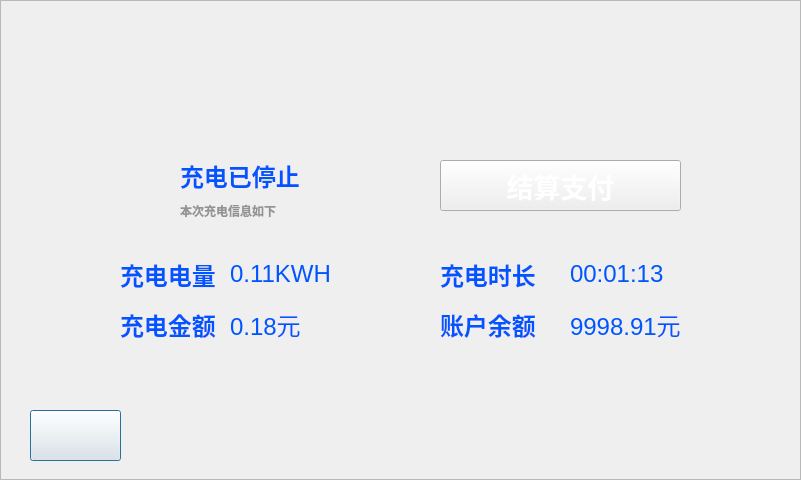
<?xml version="1.0" encoding="UTF-8"?>
<ui version="4.0">
 <class>p06_chargeoff_dialog</class>
 <widget class="QDialog" name="p06_chargeoff_dialog">
  <property name="geometry">
   <rect>
    <x>0</x>
    <y>0</y>
    <width>801</width>
    <height>480</height>
   </rect>
  </property>
  <property name="windowTitle">
   <string>Dialog</string>
  </property>
  <widget class="QFrame" name="frame">
   <property name="geometry">
    <rect>
     <x>0</x>
     <y>0</y>
     <width>801</width>
     <height>480</height>
    </rect>
   </property>
   <property name="styleSheet">
    <string notr="true">background-image: url(:/new/prefix/pic_resource/interface/interface_02.png);</string>
   </property>
   <property name="frameShape">
    <enum>QFrame::StyledPanel</enum>
   </property>
   <property name="frameShadow">
    <enum>QFrame::Raised</enum>
   </property>
   <widget class="QLabel" name="label_end_word">
    <property name="geometry">
     <rect>
      <x>120</x>
      <y>160</y>
      <width>42</width>
      <height>57</height>
     </rect>
    </property>
    <property name="styleSheet">
     <string notr="true">background-image: url(:/new/prefix/pic_resource/otherwidget/button_03.png);
border-image: url(:/new/prefix/pic_resource/otherwidget/charend_bill.png);</string>
    </property>
    <property name="text">
     <string/>
    </property>
   </widget>
   <widget class="QLabel" name="label_5">
    <property name="geometry">
     <rect>
      <x>570</x>
      <y>310</y>
      <width>131</width>
      <height>28</height>
     </rect>
    </property>
    <property name="palette">
     <palette>
      <active>
       <colorrole role="WindowText">
        <brush brushstyle="SolidPattern">
         <color alpha="255">
          <red>0</red>
          <green>85</green>
          <blue>255</blue>
         </color>
        </brush>
       </colorrole>
      </active>
      <inactive>
       <colorrole role="WindowText">
        <brush brushstyle="SolidPattern">
         <color alpha="255">
          <red>0</red>
          <green>85</green>
          <blue>255</blue>
         </color>
        </brush>
       </colorrole>
      </inactive>
      <disabled>
       <colorrole role="WindowText">
        <brush brushstyle="SolidPattern">
         <color alpha="255">
          <red>106</red>
          <green>104</green>
          <blue>100</blue>
         </color>
        </brush>
       </colorrole>
      </disabled>
     </palette>
    </property>
    <property name="font">
     <font>
      <pointsize>18</pointsize>
      <underline>false</underline>
     </font>
    </property>
    <property name="styleSheet">
     <string notr="true">background-image: url(:/new/prefix/pic_resource/otherwidget/button_02.png);</string>
    </property>
    <property name="text">
     <string>9998.91元</string>
    </property>
   </widget>
   <widget class="QPushButton" name="ptn_return">
    <property name="geometry">
     <rect>
      <x>30</x>
      <y>410</y>
      <width>91</width>
      <height>51</height>
     </rect>
    </property>
    <property name="styleSheet">
     <string notr="true">background-image: url(:/charway/pic_resource/chargeway/bluebkgd.png);
border-image: url(:/new/prefix/pic_resource/otherwidget/return.png);
</string>
    </property>
    <property name="text">
     <string/>
    </property>
   </widget>
   <widget class="QPushButton" name="ptn_return_2">
    <property name="geometry">
     <rect>
      <x>440</x>
      <y>160</y>
      <width>241</width>
      <height>51</height>
     </rect>
    </property>
    <property name="palette">
     <palette>
      <active>
       <colorrole role="ButtonText">
        <brush brushstyle="SolidPattern">
         <color alpha="255">
          <red>255</red>
          <green>255</green>
          <blue>255</blue>
         </color>
        </brush>
       </colorrole>
      </active>
      <inactive>
       <colorrole role="ButtonText">
        <brush brushstyle="SolidPattern">
         <color alpha="255">
          <red>255</red>
          <green>255</green>
          <blue>255</blue>
         </color>
        </brush>
       </colorrole>
      </inactive>
      <disabled>
       <colorrole role="ButtonText">
        <brush brushstyle="SolidPattern">
         <color alpha="255">
          <red>106</red>
          <green>104</green>
          <blue>100</blue>
         </color>
        </brush>
       </colorrole>
      </disabled>
     </palette>
    </property>
    <property name="font">
     <font>
      <pointsize>20</pointsize>
      <weight>75</weight>
      <bold>true</bold>
     </font>
    </property>
    <property name="styleSheet">
     <string notr="true">background-image: url(:/charway/pic_resource/chargeway/bluebkgd.png);
border-image: url(:/charway/pic_resource/chargeway/bluebkgd.png);
</string>
    </property>
    <property name="text">
     <string>结算支付</string>
    </property>
   </widget>
   <widget class="QLabel" name="label_11">
    <property name="geometry">
     <rect>
      <x>440</x>
      <y>310</y>
      <width>111</width>
      <height>28</height>
     </rect>
    </property>
    <property name="palette">
     <palette>
      <active>
       <colorrole role="WindowText">
        <brush brushstyle="SolidPattern">
         <color alpha="255">
          <red>0</red>
          <green>85</green>
          <blue>255</blue>
         </color>
        </brush>
       </colorrole>
      </active>
      <inactive>
       <colorrole role="WindowText">
        <brush brushstyle="SolidPattern">
         <color alpha="255">
          <red>0</red>
          <green>85</green>
          <blue>255</blue>
         </color>
        </brush>
       </colorrole>
      </inactive>
      <disabled>
       <colorrole role="WindowText">
        <brush brushstyle="SolidPattern">
         <color alpha="255">
          <red>106</red>
          <green>104</green>
          <blue>100</blue>
         </color>
        </brush>
       </colorrole>
      </disabled>
     </palette>
    </property>
    <property name="font">
     <font>
      <pointsize>18</pointsize>
      <weight>75</weight>
      <bold>true</bold>
     </font>
    </property>
    <property name="styleSheet">
     <string notr="true">background-image: url(:/new/prefix/pic_resource/otherwidget/button_02.png);</string>
    </property>
    <property name="text">
     <string>账户余额</string>
    </property>
   </widget>
   <widget class="QLabel" name="label_12">
    <property name="geometry">
     <rect>
      <x>440</x>
      <y>260</y>
      <width>111</width>
      <height>28</height>
     </rect>
    </property>
    <property name="palette">
     <palette>
      <active>
       <colorrole role="WindowText">
        <brush brushstyle="SolidPattern">
         <color alpha="255">
          <red>0</red>
          <green>85</green>
          <blue>255</blue>
         </color>
        </brush>
       </colorrole>
      </active>
      <inactive>
       <colorrole role="WindowText">
        <brush brushstyle="SolidPattern">
         <color alpha="255">
          <red>0</red>
          <green>85</green>
          <blue>255</blue>
         </color>
        </brush>
       </colorrole>
      </inactive>
      <disabled>
       <colorrole role="WindowText">
        <brush brushstyle="SolidPattern">
         <color alpha="255">
          <red>106</red>
          <green>104</green>
          <blue>100</blue>
         </color>
        </brush>
       </colorrole>
      </disabled>
     </palette>
    </property>
    <property name="font">
     <font>
      <pointsize>18</pointsize>
      <weight>75</weight>
      <bold>true</bold>
     </font>
    </property>
    <property name="styleSheet">
     <string notr="true">background-image: url(:/new/prefix/pic_resource/otherwidget/button_02.png);</string>
    </property>
    <property name="text">
     <string>充电时长</string>
    </property>
   </widget>
   <widget class="QLabel" name="label_13">
    <property name="geometry">
     <rect>
      <x>570</x>
      <y>260</y>
      <width>131</width>
      <height>28</height>
     </rect>
    </property>
    <property name="palette">
     <palette>
      <active>
       <colorrole role="WindowText">
        <brush brushstyle="SolidPattern">
         <color alpha="255">
          <red>0</red>
          <green>85</green>
          <blue>255</blue>
         </color>
        </brush>
       </colorrole>
      </active>
      <inactive>
       <colorrole role="WindowText">
        <brush brushstyle="SolidPattern">
         <color alpha="255">
          <red>0</red>
          <green>85</green>
          <blue>255</blue>
         </color>
        </brush>
       </colorrole>
      </inactive>
      <disabled>
       <colorrole role="WindowText">
        <brush brushstyle="SolidPattern">
         <color alpha="255">
          <red>106</red>
          <green>104</green>
          <blue>100</blue>
         </color>
        </brush>
       </colorrole>
      </disabled>
     </palette>
    </property>
    <property name="font">
     <font>
      <pointsize>18</pointsize>
     </font>
    </property>
    <property name="styleSheet">
     <string notr="true">background-image: url(:/new/prefix/pic_resource/otherwidget/button_02.png);</string>
    </property>
    <property name="text">
     <string>00:01:13</string>
    </property>
   </widget>
   <widget class="QLabel" name="label_14">
    <property name="geometry">
     <rect>
      <x>230</x>
      <y>260</y>
      <width>131</width>
      <height>28</height>
     </rect>
    </property>
    <property name="palette">
     <palette>
      <active>
       <colorrole role="WindowText">
        <brush brushstyle="SolidPattern">
         <color alpha="255">
          <red>0</red>
          <green>85</green>
          <blue>255</blue>
         </color>
        </brush>
       </colorrole>
      </active>
      <inactive>
       <colorrole role="WindowText">
        <brush brushstyle="SolidPattern">
         <color alpha="255">
          <red>0</red>
          <green>85</green>
          <blue>255</blue>
         </color>
        </brush>
       </colorrole>
      </inactive>
      <disabled>
       <colorrole role="WindowText">
        <brush brushstyle="SolidPattern">
         <color alpha="255">
          <red>106</red>
          <green>104</green>
          <blue>100</blue>
         </color>
        </brush>
       </colorrole>
      </disabled>
     </palette>
    </property>
    <property name="font">
     <font>
      <pointsize>18</pointsize>
      <underline>false</underline>
     </font>
    </property>
    <property name="styleSheet">
     <string notr="true">background-image: url(:/new/prefix/pic_resource/otherwidget/button_02.png);</string>
    </property>
    <property name="frameShape">
     <enum>QFrame::NoFrame</enum>
    </property>
    <property name="text">
     <string>0.11KWH</string>
    </property>
   </widget>
   <widget class="QLabel" name="label_15">
    <property name="geometry">
     <rect>
      <x>120</x>
      <y>260</y>
      <width>101</width>
      <height>28</height>
     </rect>
    </property>
    <property name="palette">
     <palette>
      <active>
       <colorrole role="WindowText">
        <brush brushstyle="SolidPattern">
         <color alpha="255">
          <red>0</red>
          <green>85</green>
          <blue>255</blue>
         </color>
        </brush>
       </colorrole>
      </active>
      <inactive>
       <colorrole role="WindowText">
        <brush brushstyle="SolidPattern">
         <color alpha="255">
          <red>0</red>
          <green>85</green>
          <blue>255</blue>
         </color>
        </brush>
       </colorrole>
      </inactive>
      <disabled>
       <colorrole role="WindowText">
        <brush brushstyle="SolidPattern">
         <color alpha="255">
          <red>106</red>
          <green>104</green>
          <blue>100</blue>
         </color>
        </brush>
       </colorrole>
      </disabled>
     </palette>
    </property>
    <property name="font">
     <font>
      <pointsize>18</pointsize>
      <weight>75</weight>
      <bold>true</bold>
     </font>
    </property>
    <property name="styleSheet">
     <string notr="true">background-image: url(:/new/prefix/pic_resource/otherwidget/button_02.png);</string>
    </property>
    <property name="text">
     <string>充电电量</string>
    </property>
   </widget>
   <widget class="QLabel" name="label_16">
    <property name="geometry">
     <rect>
      <x>120</x>
      <y>310</y>
      <width>101</width>
      <height>28</height>
     </rect>
    </property>
    <property name="palette">
     <palette>
      <active>
       <colorrole role="WindowText">
        <brush brushstyle="SolidPattern">
         <color alpha="255">
          <red>0</red>
          <green>85</green>
          <blue>255</blue>
         </color>
        </brush>
       </colorrole>
      </active>
      <inactive>
       <colorrole role="WindowText">
        <brush brushstyle="SolidPattern">
         <color alpha="255">
          <red>0</red>
          <green>85</green>
          <blue>255</blue>
         </color>
        </brush>
       </colorrole>
      </inactive>
      <disabled>
       <colorrole role="WindowText">
        <brush brushstyle="SolidPattern">
         <color alpha="255">
          <red>106</red>
          <green>104</green>
          <blue>100</blue>
         </color>
        </brush>
       </colorrole>
      </disabled>
     </palette>
    </property>
    <property name="font">
     <font>
      <pointsize>18</pointsize>
      <weight>75</weight>
      <bold>true</bold>
     </font>
    </property>
    <property name="styleSheet">
     <string notr="true">background-image: url(:/new/prefix/pic_resource/otherwidget/button_02.png);</string>
    </property>
    <property name="text">
     <string>充电金额</string>
    </property>
   </widget>
   <widget class="QLabel" name="label_17">
    <property name="geometry">
     <rect>
      <x>230</x>
      <y>310</y>
      <width>131</width>
      <height>28</height>
     </rect>
    </property>
    <property name="palette">
     <palette>
      <active>
       <colorrole role="WindowText">
        <brush brushstyle="SolidPattern">
         <color alpha="255">
          <red>0</red>
          <green>85</green>
          <blue>255</blue>
         </color>
        </brush>
       </colorrole>
      </active>
      <inactive>
       <colorrole role="WindowText">
        <brush brushstyle="SolidPattern">
         <color alpha="255">
          <red>0</red>
          <green>85</green>
          <blue>255</blue>
         </color>
        </brush>
       </colorrole>
      </inactive>
      <disabled>
       <colorrole role="WindowText">
        <brush brushstyle="SolidPattern">
         <color alpha="255">
          <red>106</red>
          <green>104</green>
          <blue>100</blue>
         </color>
        </brush>
       </colorrole>
      </disabled>
     </palette>
    </property>
    <property name="font">
     <font>
      <pointsize>18</pointsize>
     </font>
    </property>
    <property name="styleSheet">
     <string notr="true">background-image: url(:/new/prefix/pic_resource/otherwidget/button_02.png);</string>
    </property>
    <property name="text">
     <string>0.18元</string>
    </property>
   </widget>
   <widget class="QLabel" name="label_18">
    <property name="geometry">
     <rect>
      <x>180</x>
      <y>160</y>
      <width>131</width>
      <height>31</height>
     </rect>
    </property>
    <property name="palette">
     <palette>
      <active>
       <colorrole role="WindowText">
        <brush brushstyle="SolidPattern">
         <color alpha="255">
          <red>0</red>
          <green>85</green>
          <blue>255</blue>
         </color>
        </brush>
       </colorrole>
      </active>
      <inactive>
       <colorrole role="WindowText">
        <brush brushstyle="SolidPattern">
         <color alpha="255">
          <red>0</red>
          <green>85</green>
          <blue>255</blue>
         </color>
        </brush>
       </colorrole>
      </inactive>
      <disabled>
       <colorrole role="WindowText">
        <brush brushstyle="SolidPattern">
         <color alpha="255">
          <red>106</red>
          <green>104</green>
          <blue>100</blue>
         </color>
        </brush>
       </colorrole>
      </disabled>
     </palette>
    </property>
    <property name="font">
     <font>
      <pointsize>18</pointsize>
      <weight>75</weight>
      <bold>true</bold>
     </font>
    </property>
    <property name="styleSheet">
     <string notr="true">background-image: url(:/new/prefix/pic_resource/otherwidget/button_02.png);</string>
    </property>
    <property name="text">
     <string>充电已停止</string>
    </property>
   </widget>
   <widget class="QLabel" name="label_19">
    <property name="geometry">
     <rect>
      <x>180</x>
      <y>200</y>
      <width>161</width>
      <height>22</height>
     </rect>
    </property>
    <property name="palette">
     <palette>
      <active>
       <colorrole role="WindowText">
        <brush brushstyle="SolidPattern">
         <color alpha="255">
          <red>147</red>
          <green>147</green>
          <blue>147</blue>
         </color>
        </brush>
       </colorrole>
      </active>
      <inactive>
       <colorrole role="WindowText">
        <brush brushstyle="SolidPattern">
         <color alpha="255">
          <red>147</red>
          <green>147</green>
          <blue>147</blue>
         </color>
        </brush>
       </colorrole>
      </inactive>
      <disabled>
       <colorrole role="WindowText">
        <brush brushstyle="SolidPattern">
         <color alpha="255">
          <red>106</red>
          <green>104</green>
          <blue>100</blue>
         </color>
        </brush>
       </colorrole>
      </disabled>
     </palette>
    </property>
    <property name="font">
     <font>
      <weight>75</weight>
      <bold>true</bold>
     </font>
    </property>
    <property name="styleSheet">
     <string notr="true">background-image: url(:/new/prefix/pic_resource/otherwidget/button_02.png);</string>
    </property>
    <property name="text">
     <string>本次充电信息如下</string>
    </property>
   </widget>
   <widget class="QFrame" name="frame_time">
    <property name="geometry">
     <rect>
      <x>470</x>
      <y>30</y>
      <width>311</width>
      <height>30</height>
     </rect>
    </property>
    <property name="styleSheet">
     <string notr="true">background-image: url(:/charway/pic_resource/chargeway/bluebkgd.png);</string>
    </property>
    <property name="frameShape">
     <enum>QFrame::NoFrame</enum>
    </property>
    <property name="frameShadow">
     <enum>QFrame::Raised</enum>
    </property>
    <widget class="QLabel" name="label_net">
     <property name="geometry">
      <rect>
       <x>10</x>
       <y>0</y>
       <width>25</width>
       <height>25</height>
      </rect>
     </property>
     <property name="styleSheet">
      <string notr="true">background-image: url(:/new/prefix/pic_resource/otherwidget/netstat_good.png);</string>
     </property>
     <property name="text">
      <string/>
     </property>
    </widget>
    <widget class="QLabel" name="label_sysdate">
     <property name="geometry">
      <rect>
       <x>50</x>
       <y>5</y>
       <width>131</width>
       <height>22</height>
      </rect>
     </property>
     <property name="palette">
      <palette>
       <active>
        <colorrole role="WindowText">
         <brush brushstyle="SolidPattern">
          <color alpha="255">
           <red>255</red>
           <green>255</green>
           <blue>255</blue>
          </color>
         </brush>
        </colorrole>
        <colorrole role="Text">
         <brush brushstyle="SolidPattern">
          <color alpha="255">
           <red>255</red>
           <green>255</green>
           <blue>255</blue>
          </color>
         </brush>
        </colorrole>
       </active>
       <inactive>
        <colorrole role="WindowText">
         <brush brushstyle="SolidPattern">
          <color alpha="255">
           <red>255</red>
           <green>255</green>
           <blue>255</blue>
          </color>
         </brush>
        </colorrole>
        <colorrole role="Text">
         <brush brushstyle="SolidPattern">
          <color alpha="255">
           <red>255</red>
           <green>255</green>
           <blue>255</blue>
          </color>
         </brush>
        </colorrole>
       </inactive>
       <disabled>
        <colorrole role="WindowText">
         <brush brushstyle="SolidPattern">
          <color alpha="255">
           <red>106</red>
           <green>104</green>
           <blue>100</blue>
          </color>
         </brush>
        </colorrole>
        <colorrole role="Text">
         <brush brushstyle="SolidPattern">
          <color alpha="255">
           <red>106</red>
           <green>104</green>
           <blue>100</blue>
          </color>
         </brush>
        </colorrole>
       </disabled>
      </palette>
     </property>
     <property name="font">
      <font>
       <pointsize>22</pointsize>
       <weight>50</weight>
       <bold>false</bold>
      </font>
     </property>
     <property name="styleSheet">
      <string notr="true">background-image: url(:/background/qrc/background/mainlab_phonenum.png);</string>
     </property>
     <property name="text">
      <string/>
     </property>
    </widget>
    <widget class="QLabel" name="label_systime">
     <property name="geometry">
      <rect>
       <x>190</x>
       <y>5</y>
       <width>110</width>
       <height>22</height>
      </rect>
     </property>
     <property name="palette">
      <palette>
       <active>
        <colorrole role="WindowText">
         <brush brushstyle="SolidPattern">
          <color alpha="255">
           <red>255</red>
           <green>255</green>
           <blue>255</blue>
          </color>
         </brush>
        </colorrole>
        <colorrole role="Text">
         <brush brushstyle="SolidPattern">
          <color alpha="255">
           <red>255</red>
           <green>255</green>
           <blue>255</blue>
          </color>
         </brush>
        </colorrole>
       </active>
       <inactive>
        <colorrole role="WindowText">
         <brush brushstyle="SolidPattern">
          <color alpha="255">
           <red>255</red>
           <green>255</green>
           <blue>255</blue>
          </color>
         </brush>
        </colorrole>
        <colorrole role="Text">
         <brush brushstyle="SolidPattern">
          <color alpha="255">
           <red>255</red>
           <green>255</green>
           <blue>255</blue>
          </color>
         </brush>
        </colorrole>
       </inactive>
       <disabled>
        <colorrole role="WindowText">
         <brush brushstyle="SolidPattern">
          <color alpha="255">
           <red>106</red>
           <green>104</green>
           <blue>100</blue>
          </color>
         </brush>
        </colorrole>
        <colorrole role="Text">
         <brush brushstyle="SolidPattern">
          <color alpha="255">
           <red>106</red>
           <green>104</green>
           <blue>100</blue>
          </color>
         </brush>
        </colorrole>
       </disabled>
      </palette>
     </property>
     <property name="font">
      <font>
       <pointsize>22</pointsize>
       <weight>50</weight>
       <bold>false</bold>
      </font>
     </property>
     <property name="styleSheet">
      <string notr="true">background-image: url(:/background/qrc/background/mainlab_phonenum.png);</string>
     </property>
     <property name="text">
      <string/>
     </property>
    </widget>
   </widget>
  </widget>
 </widget>
 <resources/>
 <connections/>
</ui>
